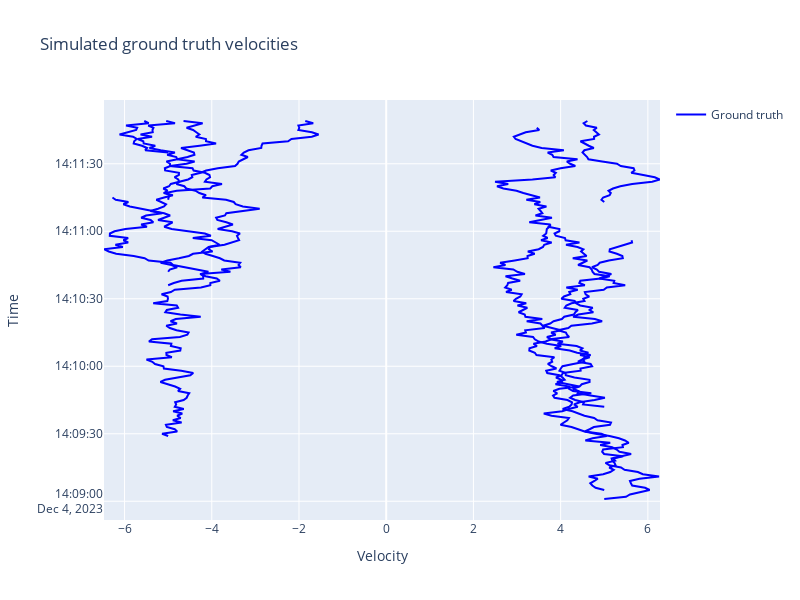

This figure's notebook cell:
### Code cell
plotter.plot_groundtruth_vel(plotly=True)
